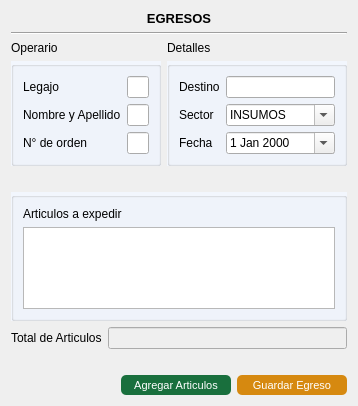
<?xml version="1.0" encoding="UTF-8"?>
<ui version="4.0">
 <class>Egresos</class>
 <widget class="QWidget" name="Egresos">
  <property name="geometry">
   <rect>
    <x>0</x>
    <y>0</y>
    <width>353</width>
    <height>406</height>
   </rect>
  </property>
  <property name="windowTitle">
   <string>Form</string>
  </property>
  <layout class="QGridLayout" name="gridLayout_3">
   <item row="0" column="0">
    <layout class="QGridLayout" name="gridLayout_2" rowstretch="2,2,0,0,2,2,0,800,0,0,0,0">
     <item row="6" column="0" colspan="2">
      <spacer name="horizontalSpacer_2">
       <property name="orientation">
        <enum>Qt::Horizontal</enum>
       </property>
       <property name="sizeHint" stdset="0">
        <size>
         <width>40</width>
         <height>20</height>
        </size>
       </property>
      </spacer>
     </item>
     <item row="5" column="1">
      <widget class="QGroupBox" name="Detales_egreso">
       <property name="styleSheet">
        <string notr="true">#Detales_egreso{
	background-color: #F2F6FD;
	}</string>
       </property>
       <property name="title">
        <string/>
       </property>
       <layout class="QFormLayout" name="formLayout_2">
        <item row="0" column="0">
         <widget class="QLabel" name="label_destino">
          <property name="text">
           <string>Destino</string>
          </property>
         </widget>
        </item>
        <item row="0" column="1">
         <widget class="QLineEdit" name="move_destino"/>
        </item>
        <item row="1" column="0">
         <widget class="QLabel" name="label_sector">
          <property name="text">
           <string>Sector</string>
          </property>
         </widget>
        </item>
        <item row="2" column="0">
         <widget class="QLabel" name="label_fecha">
          <property name="text">
           <string>Fecha</string>
          </property>
         </widget>
        </item>
        <item row="2" column="1">
         <widget class="QDateEdit" name="egr_fecha">
          <property name="calendarPopup">
           <bool>true</bool>
          </property>
         </widget>
        </item>
        <item row="1" column="1">
         <widget class="QComboBox" name="move_sector">
          <property name="editable">
           <bool>true</bool>
          </property>
          <item>
           <property name="text">
            <string>INSUMOS</string>
           </property>
          </item>
          <item>
           <property name="text">
            <string>INVERSION</string>
           </property>
          </item>
          <item>
           <property name="text">
            <string>REPARACION</string>
           </property>
          </item>
         </widget>
        </item>
       </layout>
      </widget>
     </item>
     <item row="7" column="0" rowspan="2" colspan="2">
      <widget class="QGroupBox" name="Articulos">
       <property name="styleSheet">
        <string notr="true">#Articulos{
	background-color: #F2F6FD;
	}</string>
       </property>
       <property name="title">
        <string/>
       </property>
       <layout class="QGridLayout" name="gridLayout">
        <item row="1" column="0">
         <widget class="QLabel" name="label_3">
          <property name="text">
           <string>Articulos a expedir</string>
          </property>
         </widget>
        </item>
        <item row="2" column="0">
         <widget class="QTableView" name="tbl_egresos">
          <attribute name="verticalHeaderVisible">
           <bool>false</bool>
          </attribute>
         </widget>
        </item>
       </layout>
      </widget>
     </item>
     <item row="4" column="1">
      <widget class="QLabel" name="label_2">
       <property name="text">
        <string>Detalles</string>
       </property>
      </widget>
     </item>
     <item row="11" column="0" colspan="2">
      <layout class="QHBoxLayout" name="Botones">
       <item>
        <spacer name="horizontalSpacer">
         <property name="orientation">
          <enum>Qt::Horizontal</enum>
         </property>
         <property name="sizeHint" stdset="0">
          <size>
           <width>40</width>
           <height>20</height>
          </size>
         </property>
        </spacer>
       </item>
       <item>
        <widget class="QPushButton" name="btn_agregar_art">
         <property name="sizePolicy">
          <sizepolicy hsizetype="Expanding" vsizetype="Expanding">
           <horstretch>0</horstretch>
           <verstretch>0</verstretch>
          </sizepolicy>
         </property>
         <property name="maximumSize">
          <size>
           <width>16777215</width>
           <height>40</height>
          </size>
         </property>
         <property name="styleSheet">
          <string notr="true">#btn_agregar_art{
	background-color: #196F3D;
	color: #ffffff;
	font-family: 'Ariall';
	font-size: 11px;
	border-radius: 5px;
	}

#btn_agregar_art:hover{
	background-color: #04B431;
	}</string>
         </property>
         <property name="text">
          <string>Agregar Articulos</string>
         </property>
         <property name="icon">
          <iconset>
           <normaloff>../ico/insert_to_shopping_cart.ico</normaloff>../ico/insert_to_shopping_cart.ico</iconset>
         </property>
         <property name="iconSize">
          <size>
           <width>40</width>
           <height>40</height>
          </size>
         </property>
        </widget>
       </item>
       <item>
        <widget class="QPushButton" name="btn_guardar">
         <property name="sizePolicy">
          <sizepolicy hsizetype="Expanding" vsizetype="Expanding">
           <horstretch>0</horstretch>
           <verstretch>0</verstretch>
          </sizepolicy>
         </property>
         <property name="maximumSize">
          <size>
           <width>16777215</width>
           <height>40</height>
          </size>
         </property>
         <property name="styleSheet">
          <string notr="true">#btn_guardar{
	background-color: #D68910  ;
	color: #ffffff;
	font-family: 'Ariall';
	font-size: 11px;
	border-radius: 5px;
	}

#btn_guardar:hover{
	background-color: #F1C40F ;
	}</string>
         </property>
         <property name="text">
          <string>Guardar Egreso</string>
         </property>
         <property name="icon">
          <iconset>
           <normaloff>../ico/save.ico</normaloff>../ico/save.ico</iconset>
         </property>
         <property name="iconSize">
          <size>
           <width>40</width>
           <height>40</height>
          </size>
         </property>
        </widget>
       </item>
      </layout>
     </item>
     <item row="3" column="0" colspan="2">
      <widget class="Line" name="line">
       <property name="orientation">
        <enum>Qt::Horizontal</enum>
       </property>
      </widget>
     </item>
     <item row="9" column="0" colspan="2">
      <layout class="QHBoxLayout" name="Totales">
       <item>
        <widget class="QLabel" name="label_total_cant">
         <property name="text">
          <string>Total de Articulos</string>
         </property>
        </widget>
       </item>
       <item>
        <widget class="QLineEdit" name="egr_total_cant">
         <property name="enabled">
          <bool>false</bool>
         </property>
         <property name="alignment">
          <set>Qt::AlignRight|Qt::AlignTrailing|Qt::AlignVCenter</set>
         </property>
        </widget>
       </item>
      </layout>
     </item>
     <item row="4" column="0">
      <widget class="QLabel" name="label">
       <property name="text">
        <string>Operario</string>
       </property>
      </widget>
     </item>
     <item row="0" column="0" rowspan="3" colspan="2">
      <widget class="QLabel" name="label_titulo">
       <property name="font">
        <font>
         <pointsize>10</pointsize>
         <weight>75</weight>
         <bold>true</bold>
        </font>
       </property>
       <property name="frameShape">
        <enum>QFrame::NoFrame</enum>
       </property>
       <property name="frameShadow">
        <enum>QFrame::Raised</enum>
       </property>
       <property name="text">
        <string>EGRESOS</string>
       </property>
       <property name="alignment">
        <set>Qt::AlignCenter</set>
       </property>
      </widget>
     </item>
     <item row="5" column="0">
      <widget class="QGroupBox" name="Operario">
       <property name="styleSheet">
        <string notr="true">#Operario{
	background-color: #F2F6FD;
	}</string>
       </property>
       <property name="title">
        <string/>
       </property>
       <layout class="QFormLayout" name="formLayout">
        <item row="0" column="0">
         <widget class="QLabel" name="label_legajo">
          <property name="text">
           <string>Legajo</string>
          </property>
         </widget>
        </item>
        <item row="0" column="1">
         <widget class="QLineEdit" name="ope_legajo"/>
        </item>
        <item row="1" column="0">
         <widget class="QLabel" name="label_nombre">
          <property name="text">
           <string>Nombre y Apellido</string>
          </property>
         </widget>
        </item>
        <item row="1" column="1">
         <widget class="QLineEdit" name="ope_nombre"/>
        </item>
        <item row="2" column="0">
         <widget class="QLabel" name="label_orden">
          <property name="text">
           <string>N° de orden</string>
          </property>
         </widget>
        </item>
        <item row="2" column="1">
         <widget class="QLineEdit" name="egr_numero"/>
        </item>
       </layout>
      </widget>
     </item>
     <item row="10" column="0" colspan="2">
      <spacer name="horizontalSpacer_3">
       <property name="orientation">
        <enum>Qt::Horizontal</enum>
       </property>
       <property name="sizeHint" stdset="0">
        <size>
         <width>40</width>
         <height>20</height>
        </size>
       </property>
      </spacer>
     </item>
    </layout>
   </item>
  </layout>
 </widget>
 <resources/>
 <connections/>
</ui>
